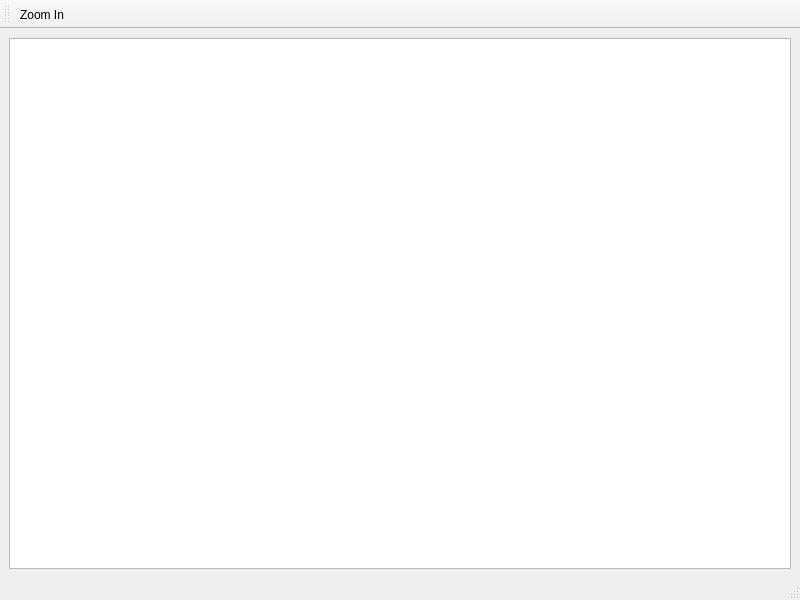
<?xml version="1.0" encoding="UTF-8"?>
<ui version="4.0">
 <class>GSSectionWindow</class>
 <widget class="QMainWindow" name="GSSectionWindow">
  <property name="geometry">
   <rect>
    <x>0</x>
    <y>0</y>
    <width>800</width>
    <height>600</height>
   </rect>
  </property>
  <property name="windowTitle">
   <string>Section Window</string>
  </property>
  <property name="windowIcon">
   <iconset resource="../GeoStressMaster/mainwindow.qrc">
    <normaloff>:/icons/SectionWindow.png</normaloff>:/icons/SectionWindow.png</iconset>
  </property>
  <widget class="QWidget" name="centralwidget">
   <layout class="QGridLayout" name="gridLayout">
    <item row="0" column="0">
     <widget class="GSSectionView" name="sectionView"/>
    </item>
   </layout>
  </widget>
  <widget class="QStatusBar" name="statusbar"/>
  <widget class="QToolBar" name="toolBar">
   <property name="windowTitle">
    <string>toolBar</string>
   </property>
   <attribute name="toolBarArea">
    <enum>TopToolBarArea</enum>
   </attribute>
   <attribute name="toolBarBreak">
    <bool>false</bool>
   </attribute>
   <addaction name="actionZoom_In"/>
  </widget>
  <action name="actionZoom_In">
   <property name="icon">
    <iconset resource="../GeoStressMaster/mainwindow.qrc">
     <normaloff>:/icons/view_zoom_in.png</normaloff>:/icons/view_zoom_in.png</iconset>
   </property>
   <property name="text">
    <string>Zoom In</string>
   </property>
  </action>
 </widget>
 <customwidgets>
  <customwidget>
   <class>GSSectionView</class>
   <extends>QGraphicsView</extends>
   <header>gssectionview.h</header>
  </customwidget>
 </customwidgets>
 <resources>
  <include location="../GeoStressMaster/mainwindow.qrc"/>
 </resources>
 <connections/>
</ui>
